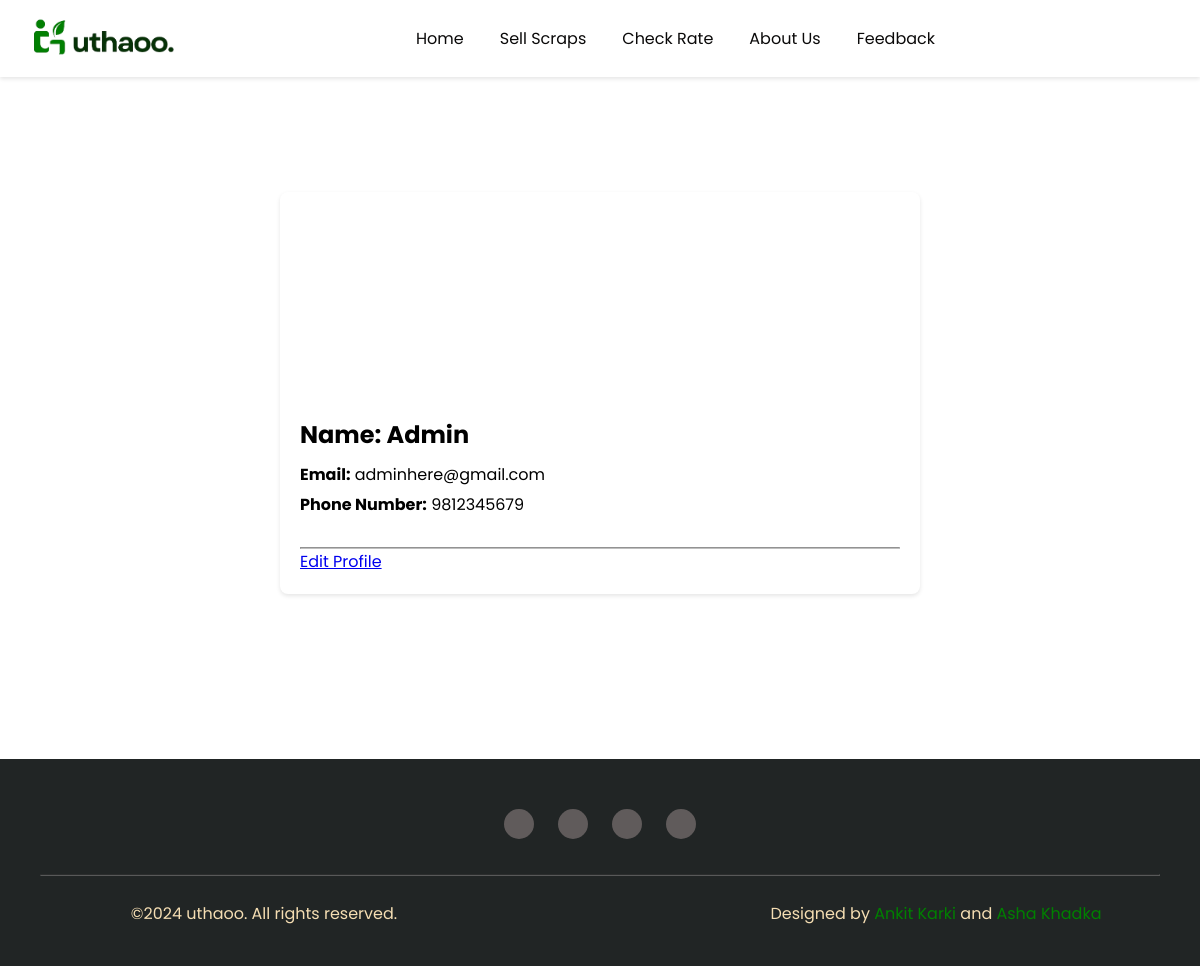
The app's page /profile.php (signed in) with its own data.
### tables this page shows
CREATE TABLE user_tbl (
  id INT AUTO_INCREMENT PRIMARY KEY,
  name VARCHAR(255),
  email VARCHAR(255),
  password VARCHAR(255),
  phone_no VARCHAR(20),
  role ENUM('user', 'admin') DEFAULT 'user'
);

### include/userprofile.php (called while the page is built, shortened)
<?php
include('connection.php');
if (isset($_SESSION['user_id'])) {
    $user_id = $_SESSION['user_id'];
    $query = "SELECT * FROM user_tbl WHERE id = ?";
    $statement = $conn->prepare($query);
    $statement->bind_param("i", $user_id);
    $statement->execute();
    $result = $statement->get_result();
    if ($result->num_rows > 0) {
        $row = $result->fetch_assoc();
    } else {
        echo "No user found.";
    }
} else {
    echo "User not logged in.";
}
?>

### profile.php (the view, shortened to what this page needs)
<?php
include('include/userprofile.php');
?>
<!DOCTYPE html>
<html lang="en">
<head>
</head>
<body>
<?php
include('include/navbar.php'); ?>
<br><br><br>
<div class="profile">
<ion-icon name="person-circle" style="font-size: 120px;"></ion-icon><br><br>
    <h1 style="color: black;"><strong>Name:</strong> <?php echo $row["name"]; ?></h1>
    <p style="color: black;"><strong>Email:</strong> <?php echo $row["email"]; ?></p>
    <p style="color: black;"><strong>Phone Number:</strong> <?php echo $row["phone_no"]; ?></p>
    <br>
    <hr>
    <a href="editprofile.php" class="edit-link">Edit Profile</a>
</div>
<br><br><br>
<?php
include('include/footer.php');
?>
</body>
</html>

### style/style.css (style rules this page uses)
html { height: 100%; }
* { margin: 0; padding: 0; box-sizing: inherit; }
hr { border-color: #8888; }

### profile.php (style rules this page uses)
.profile, .update { max-width: 600px; margin: 40px auto; background-color: #fff; border-radius: 8px; padding: 20px; box-shadow: 0 2px 4px rgba(0, 0, 0, 0.1); }
.profile h1 { font-size: 24px; color: #333; margin-bottom: 10px; }
.profile p { color: #666; margin-bottom: 5px; }

### include/navbar.php (style rules this page uses)
html { height: 100%; }
* { margin: 0; padding: 0; box-sizing: inherit; }
body { font-family:'Poppins', sans-serif; }

### records on screen
user_tbl: name "Admin", email "adminhere@gmail.com", phone_no "9812345679"
